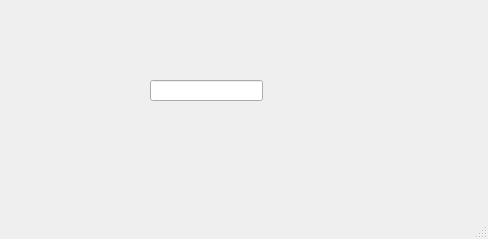
<?xml version="1.0" encoding="UTF-8"?>
<ui version="4.0">
 <class>MainWindow</class>
 <widget class="QMainWindow" name="MainWindow">
  <property name="geometry">
   <rect>
    <x>0</x>
    <y>0</y>
    <width>488</width>
    <height>239</height>
   </rect>
  </property>
  <property name="windowTitle">
   <string>MainWindow</string>
  </property>
  <widget class="QWidget" name="centralwidget">
   <widget class="QLineEdit" name="lineEdit">
    <property name="enabled">
     <bool>true</bool>
    </property>
    <property name="geometry">
     <rect>
      <x>150</x>
      <y>80</y>
      <width>113</width>
      <height>21</height>
     </rect>
    </property>
   </widget>
  </widget>
  <widget class="QMenuBar" name="menubar">
   <property name="geometry">
    <rect>
     <x>0</x>
     <y>0</y>
     <width>488</width>
     <height>21</height>
    </rect>
   </property>
  </widget>
  <widget class="QStatusBar" name="statusbar"/>
 </widget>
 <resources/>
 <connections/>
</ui>
